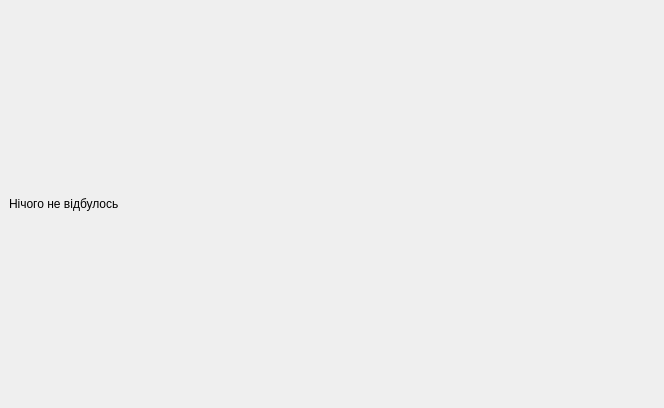
<?xml version="1.0" encoding="UTF-8"?>
<ui version="4.0">
 <class>MainWindow</class>
 <widget class="QMainWindow" name="MainWindow">
  <property name="geometry">
   <rect>
    <x>0</x>
    <y>0</y>
    <width>664</width>
    <height>408</height>
   </rect>
  </property>
  <property name="windowTitle">
   <string>MainWindow</string>
  </property>
  <widget class="QWidget" name="centralwidget">
   <layout class="QVBoxLayout" name="verticalLayout_2">
    <item>
     <layout class="QVBoxLayout" name="verticalLayout">
      <item>
       <widget class="QLabel" name="labelStatus">
        <property name="text">
         <string>Нічого не відбулось</string>
        </property>
       </widget>
      </item>
     </layout>
    </item>
   </layout>
  </widget>
 </widget>
 <resources/>
 <connections/>
</ui>
